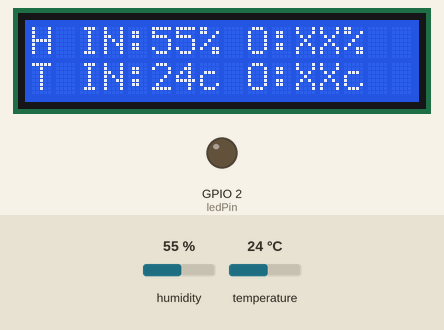
Recording of a sketch running on a simulated ESP8266 (NodeMCU). On the bench: 16×2 character LCD, output pins drawn as LEDs (lit = HIGH). The test bench sets the inputs (shaded band); at power-on: humidity 55 %, temperature 24 °C. WiFi joins after 1.5 s; servers stay silent unless stated; a WiFi scan finds three made-up networks; what the sketch prints to the serial monitor is not drawn.

Above: at 6.7 s.
6.8 s: humidity set to 22 %
At 9.0 s:
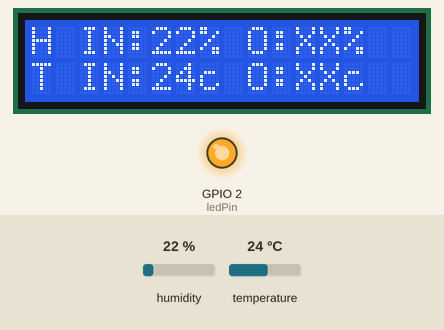
9.4 s: temperature set to 12 °C
At 10.1 s:
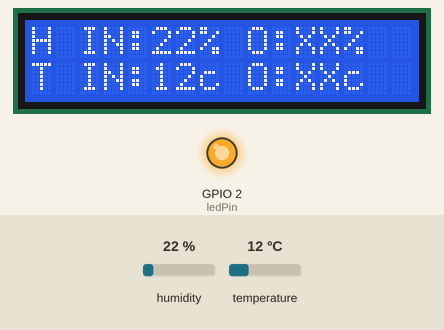
12.0 s: humidity set to 40 %
At 14.7 s:
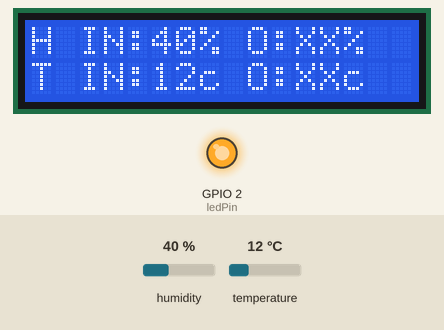
15.3 s: temperature set to 19 °C
At 16.9 s:
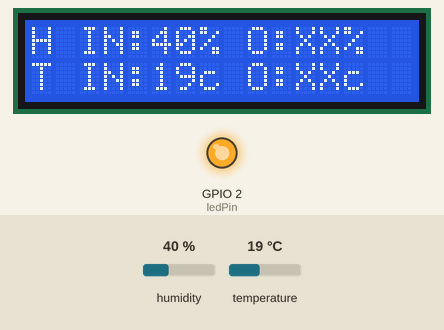
Timing chart, 0 to 18.4 s (numbered marks = the images above; inputs shaded):
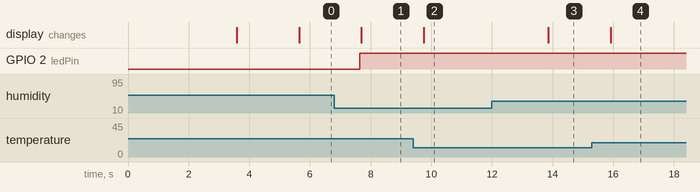

Measured:
- after the input at 6.8 s, the display: changes after 0.90 s (image 1)
- after the input at 9.4 s, the display: changes after 0.35 s (image 2)
- after the input at 12.0 s, the display: changes after 1.9 s (image 3)
- after the input at 15.3 s, the display: changes after 0.61 s (image 4)

The sketch:

Temperature_Server.ino
```cpp
#include <LiquidCrystal_I2C.h>
#include <SPI.h>
#include <ESP8266WiFi.h>
#include<dht.h>

#define DHT11_PIN 14 //D5 NodeMcu

// Set the LCD address to 0x27 for a 16 chars and 2 line display
LiquidCrystal_I2C lcd(0x27, 16, 2);
byte ledPin = 2;

char ssid[] = "xxxxxx";           // SSID of your home WiFi
char pass[] = "xxxxxx";            // password of your home WiFi


WiFiServer server(80);
IPAddress ip(192, 168, 1, 103);            // IP address of the server
IPAddress gateway(192,168,1,1);           // gateway of your network
IPAddress subnet(255,255,255,0);          // subnet mask of your network

dht DHT;
String humiout="XX";
String tempout="XX";

void setup()
{
  // initialize the LCD
  lcd.begin(); // Init with pin default ESP8266 or ARDUINO
  lcd.backlight();
  lcd.setCursor(0, 0);

#if defined(ESP8266)
  lcd.print("ESP8266");
#else
  lcd.print("ARDUINO");
#endif


  //******************************
  Serial.begin(115200);               // only for debug
  Serial.println("Initialising connection");
  Serial.print(F("Setting static ip to : "));
  Serial.println(ip);
  WiFi.config(ip, gateway, subnet);       // forces to use the fix IP
  WiFi.begin(ssid, pass);                 // connects to the WiFi router
  while (WiFi.status() != WL_CONNECTED) {
    Serial.print(".");
    delay(500);
  }
  server.begin();                         // starts the server

  Serial.println("Connected to wifi");
  Serial.print("Status: "); Serial.println(WiFi.status());  // some parameters from the network
  Serial.print("IP: ");     Serial.println(WiFi.localIP());
  Serial.print("Subnet: "); Serial.println(WiFi.subnetMask());
  Serial.print("Gateway: "); Serial.println(WiFi.gatewayIP());
  Serial.print("SSID: "); Serial.println(WiFi.SSID());
  Serial.print("Signal: "); Serial.println(WiFi.RSSI());
  Serial.print("Networks: "); Serial.println(WiFi.scanNetworks());
  pinMode(ledPin, OUTPUT);
  lcd.setCursor(0, 1);
  lcd.print(WiFi.localIP());
  delay(2000);
}

void loop()
{

  int chk = DHT.read11(DHT11_PIN);
  print_vals_LCD();

  delay(2000);
  digitalWrite(ledPin,HIGH);
  WiFiClient client = server.available();
  if (client) {
    if (client.connected()) {
      digitalWrite(ledPin, LOW);  // to show the communication only (inverted logic)
      Serial.println(".");
      String request = client.readStringUntil('\r');    // receives the message from the client

      Serial.print("From client: ");
      Serial.println(request);
      //----------------------------------
      int ind1 = request.indexOf('?');  //finds location of first ,
      tempout = request.substring(0, ind1);   //captures first data String
      int ind2 = request.indexOf('?', ind1+1 );   //finds location of second ,
      humiout = request.substring(ind1+1, ind2);   //captures second data String
      Serial.print("Temp out");Serial.print(tempout);
      Serial.print("Humi out");Serial.println(humiout);
      //----------------------------------

      client.println("Hi client! No, I am listening.\r"); // sends the answer to the client
      digitalWrite(ledPin, HIGH);
      print_vals_LCD();
      client.flush();
    }
    client.stop();                // tarminates the connection with the client
  }
}

void print_vals_LCD(){
 lcd.clear();
  lcd.setCursor(0,0);
  lcd.print("H IN:" );
  lcd.print(int(DHT.humidity));lcd.print("%");
  lcd.print(" O:" );
  lcd.print(humiout);lcd.print("%");

  lcd.setCursor(0,1);
  lcd.print("T IN:");
  lcd.print(int(DHT.temperature));lcd.print("c");
  lcd.print(" O:");
  lcd.print(tempout);lcd.print("c");
}
```
